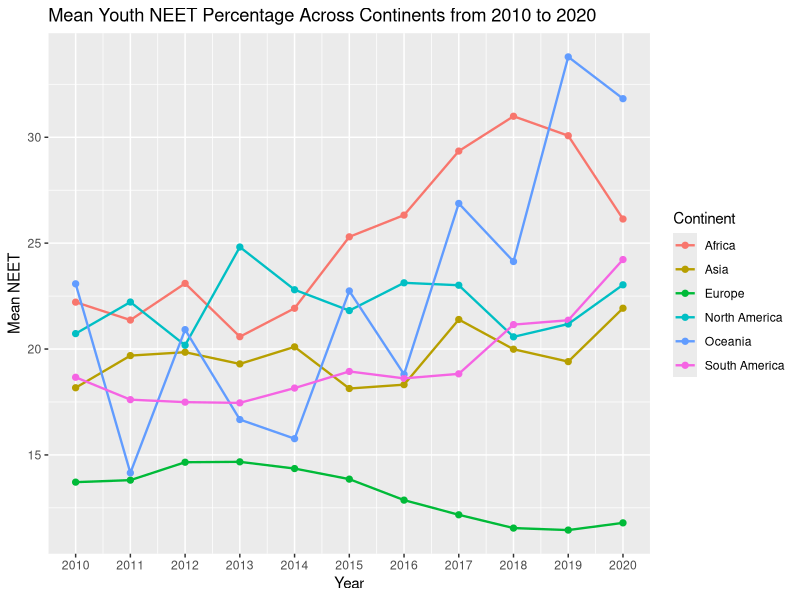

Source code (R):
library(tidyverse)
library(ggplot2)
library(dplyr)

# Load data

youth_NEET <- read.csv("data sets/youth-not-in-education-employment-training.csv")
continents <- read.csv("data sets/continents-according-to-our-world-in-data.csv")

# Tidy columns
youth_NEET_continent_1 <- inner_join(youth_NEET, continents, by = "Entity")
youth_NEET_continent <- youth_NEET_continent_1 %>% select(-Code.y, -Year.y)

# Rename columns
youth_NEET_continent <- youth_NEET_continent %>% 
  rename(NEET = Share.of.youth.not.in.education..employment.or.training..total....of.youth.population. , Year = Year.x)

# Calculate mean

mean_NEET_continents <- youth_NEET_continent %>% 
  group_by(Continent, Year) %>% 
  summarise(mean_NEET = mean(NEET, na.rm = TRUE))

# Plotting
mean_NEET_continents %>%
  filter(Year >= 2010, Year <= 2020) %>%
  ggplot(aes(x = Year, y = mean_NEET, colour = Continent)) + 
  geom_point(size = 1.8) +
  geom_line(size = 0.8) + 
  scale_x_continuous(breaks = 2010:2020) + 
  labs(title = "Mean Youth NEET Percentage Across Continents from 2010 to 2020", y = "Mean NEET")